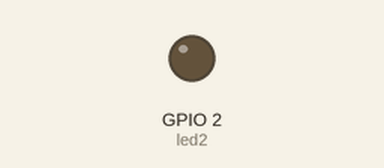
Recording of a program running on a simulated ESP32 board running MicroPython. Parts: output pins drawn as LEDs (lit = HIGH).

Above: at 0.15 s.
Timing chart, 0 to 1.6 s (numbered marks = the images above):
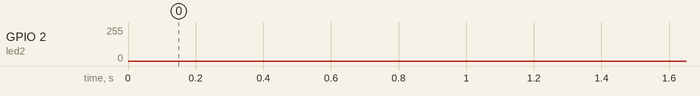

The program:

main.py
```python
from machine import Pin, PWM
import time

led2 = PWM(Pin(2))
led2.freq(1000)

while True:
    for i in range(0, 1024):
        led2.duty(i)
        time.sleep_ms(1)

    for i in range(1023, -1, -1):
        led2.duty(i)
        time.sleep_ms(1)
```
